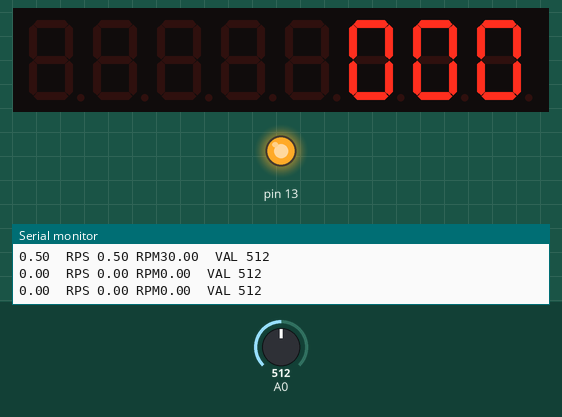
The sketch below on a simulated Arduino Uno, built with avr-gcc and run on an emulated ATmega328P. On the bench: 8-digit seven-segment display, output pins drawn as LEDs (lit = HIGH), the last lines printed to the serial monitor. The inputs (shaded band) are chosen by the test bench; at power-on: A0 = 512.

Above: at 3.2 s.
3.3 s: A0 set to 82
4.8 s: A0 set to 71
At 6.1 s:
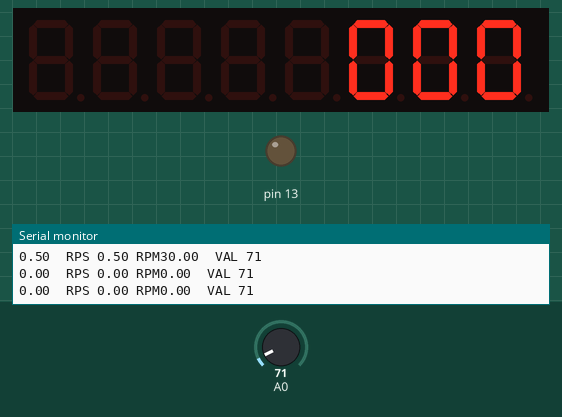
7.0 s: A0 set to 122
At 7.4 s:
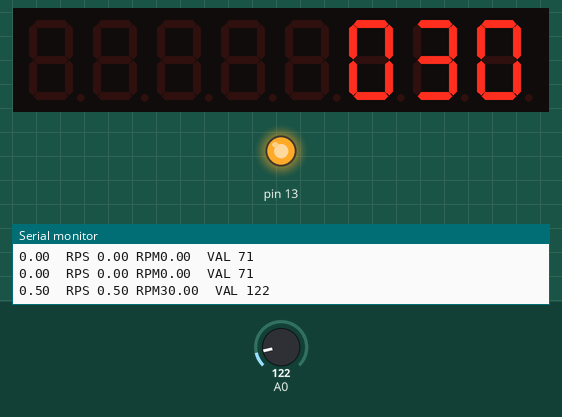
9.0 s: A0 set to 0
At 9.4 s:
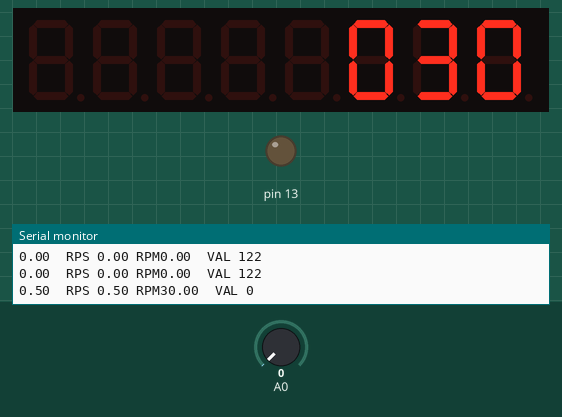
Timing chart, 0 to 12.0 s (numbered marks = the images above; inputs shaded):
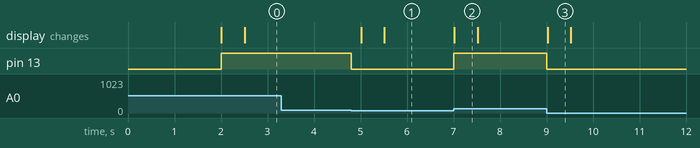

The sketch:

rpm_analoginput1.ino
```cpp
// http://playground.arduino.cc/Learning/Tachometer
// This example shows one way of creating an optoswitch
// using an IR LED as emiter and an IR LED receiver as
// light sensor.
// On this case it acts as a tachometer to count the
// revolutions per second of an aeromodelism plane's
// propeller.
//
//           + GROUND                                 +GROUND
//           |                                        |
//           <                                        <
//           > 220 ohm resistor                       > 220 omh resistor
//           <                                        <
//           |                                        |
//           |                                        |
//         -----                                    -----
//          / \    >>IR LED emiter >>>>>>>>>>>>>>>>  / \   IR LED receiver
//         -----                                    -----
//           |                                        |
//           |                                        |
//           + +5VCD                                  +  ANALOG INPUT 0
//
// Nicu FLORICA (niq_ro)change sketch and use Hall sensor instead optocoupler and 8-digit 7-segment led diplay with MAX7219
// see movie from https://youtu.be/mTNSfeL_zTw
int val;
long last=0;
int stat=LOW;
int stat2;
int contar=0;

int sens=75;  // this value indicates the limit reading between dark and light,
              // it has to be tested as it may change acording on the
              // distance the leds are placed.
int nPalas=2; // the number of blades of the propeller

int milisegundos=500; // the time it takes each reading

 // source for LEDControl: http://embedded-lab.com/blog/?p=6862
#include "LedControl.h" // https://github.com/wayoda/LedControl
/*
 Now we need a LedControl to work with.
 ***** These pin numbers will probably not work with your hardware *****
 pin 12 is connected to the DataIn
 pin 11 is connected to the CLK
 pin 10 is connected to LOAD
 We have only a single MAX72XX.
 */
LedControl lc=LedControl(12,11,10,1);
int vs, vsz, vz, vzu, vu, vv;
int vtot;

void setup()
{
  Serial.begin(9600);
  pinMode(13,OUTPUT);

// Initialize MAX7219 device
lc.shutdown(0,false); // Enable display
lc.setIntensity(0,8); // Set brightness level (0 is min, 15 is max)
lc.clearDisplay(0); // Clear display register

lc.setChar(0,7,' ',false);// ma asigur ca nu e nimic pe coloana 7 (cea din stanga)
lc.setRow(0,6,B1100010);  // afisez litera "n" pe coloane 6
lc.setRow(0,5,B0100000);  // afisez litera "i" pe coloane 5
lc.setRow(0,4,B1110011);  // afisez litera "q" pe coloane 4
lc.setRow(0,3,B0000001);  // afisez semnul "-" pe coloane 3
lc.setRow(0,2,B1000010);  // afisez litera "r" pe coloane 2
lc.setRow(0,1,B1100011);  // afisez litera "o" pe coloane 1
lc.setChar(0,0,' ',false);// ma asigur ca nu e nimic pe colanea 0 (din dreapta)
delay(2000);
lc.clearDisplay(0); // Clear display register

}

void loop()
{
  val=analogRead(0);
  if(val<sens)
    stat=LOW;
   else
    stat=HIGH;
   digitalWrite(13,stat); //as iR light is invisible for us, the led on pin 13
                          //indicate the state of the circuit.

   if(stat2!=stat){  //counts when the state change, thats from (dark to light) or
                     //from (light to dark), remmember that IR light is invisible for us.
     contar++;
     stat2=stat;
   }
   if(millis()-last>=milisegundos){
     double rps=((double)contar/nPalas)/2.0*1000.0/milisegundos;
     double rpm=((double)contar/nPalas)/2.0*60000.0/(milisegundos);
     Serial.print((contar/2.0));Serial.print("  RPS ");Serial.print(rps);
     Serial.print(" RPM");Serial.print(rpm);Serial.print("  VAL ");Serial.println(val);
     contar=0;
     last=millis();
//  vtot = ((double)contar/nPalas)/2.0*60000.0/(milisegundos);
vtot = rpm;
//vtot = rpm;
// calculate number for each figure number
vs = vtot /1000;
vsz = vtot - 1000*vs;
vz = vsz /100;
vzu = vsz - 100*vz;
vu = vzu /10;
vv = vzu - 10*vu;
//vtot = 0;
lc.setChar(0,7,' ',false);
//lc.setRow(0,7,B00111110);  // afisez litera "U" pe coloana 7
lc.setChar(0,6,' ',false);
lc.setChar(0,5,' ',false);
//lc.setRow(0,5,B00001001);  // afisez "=" pe coloana 5
lc.setChar(0,4,' ',false);
if (vs == 0) lc.setChar(0,3,' ',false); else
lc.setDigit(0,3,vs, false); // afisez miile pe coloana 3
lc.setDigit(0,2,vz, false); // afisez sutele pe coloana 2
lc.setDigit(0,1,vu, false); // afisez zecile pe coloana 1
lc.setDigit(0,0,vv,false);

   }

}  // end main loop
```

Measured:
- the behaviour switches between 75 and 74 on A0 (found by bisection; images 0 and 1)
- after the input at 4.8 s, pin 13: HIGH → LOW at once; the display: first changes after 0.21 s (image 1 shows a later state)
- after the input at 7.0 s, pin 13: LOW → HIGH at once; the display: changes at once (image 2)
- after the input at 9.0 s, pin 13: HIGH → LOW at once; the display: changes at once (image 3)
- what the display in image 2 shows lasts 0.5 s, from 7.0 s to 7.5 s
